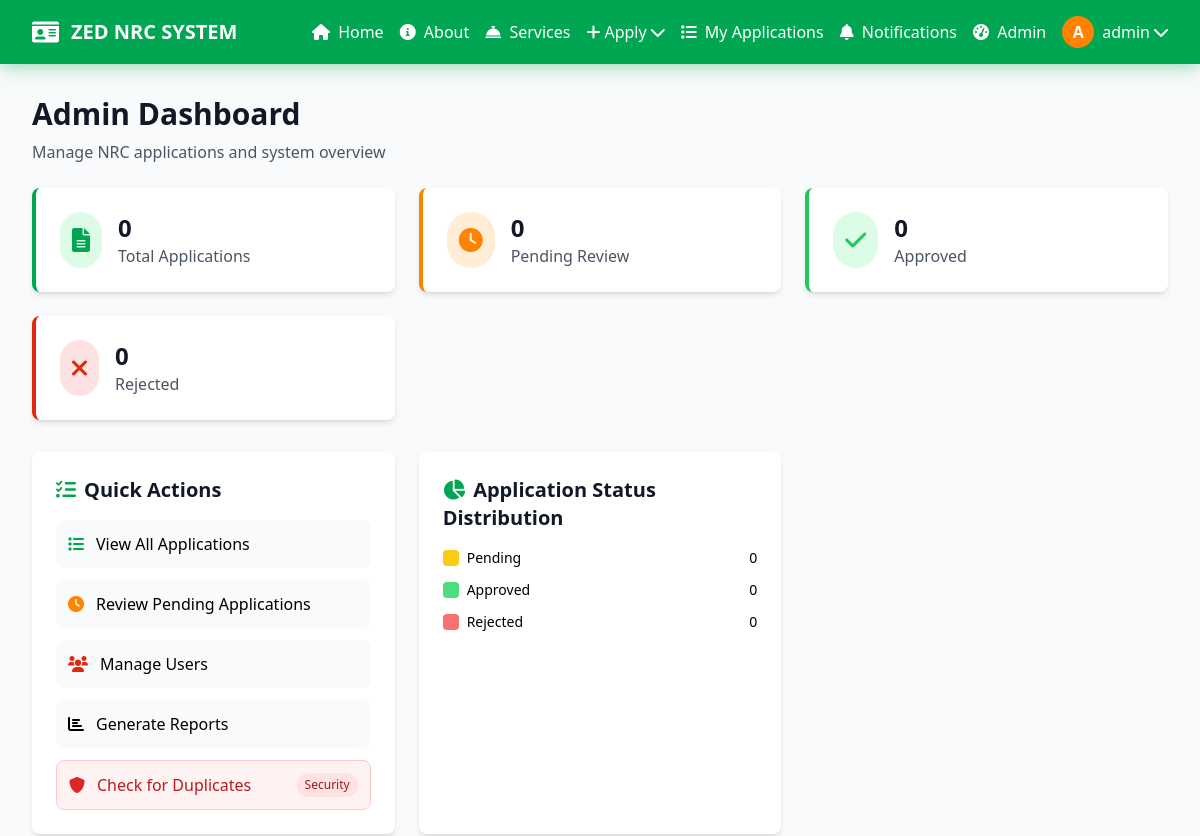
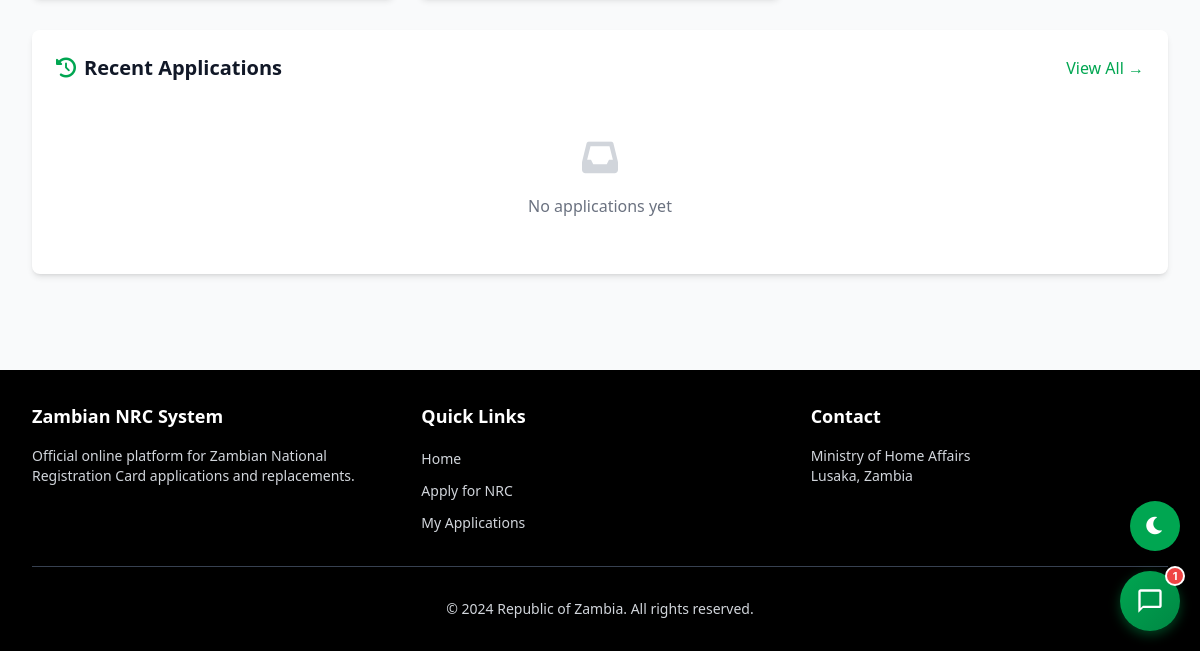
Before: /admin-dashboard/ (signed in) with the older database file (2 pictures, top to bottom).
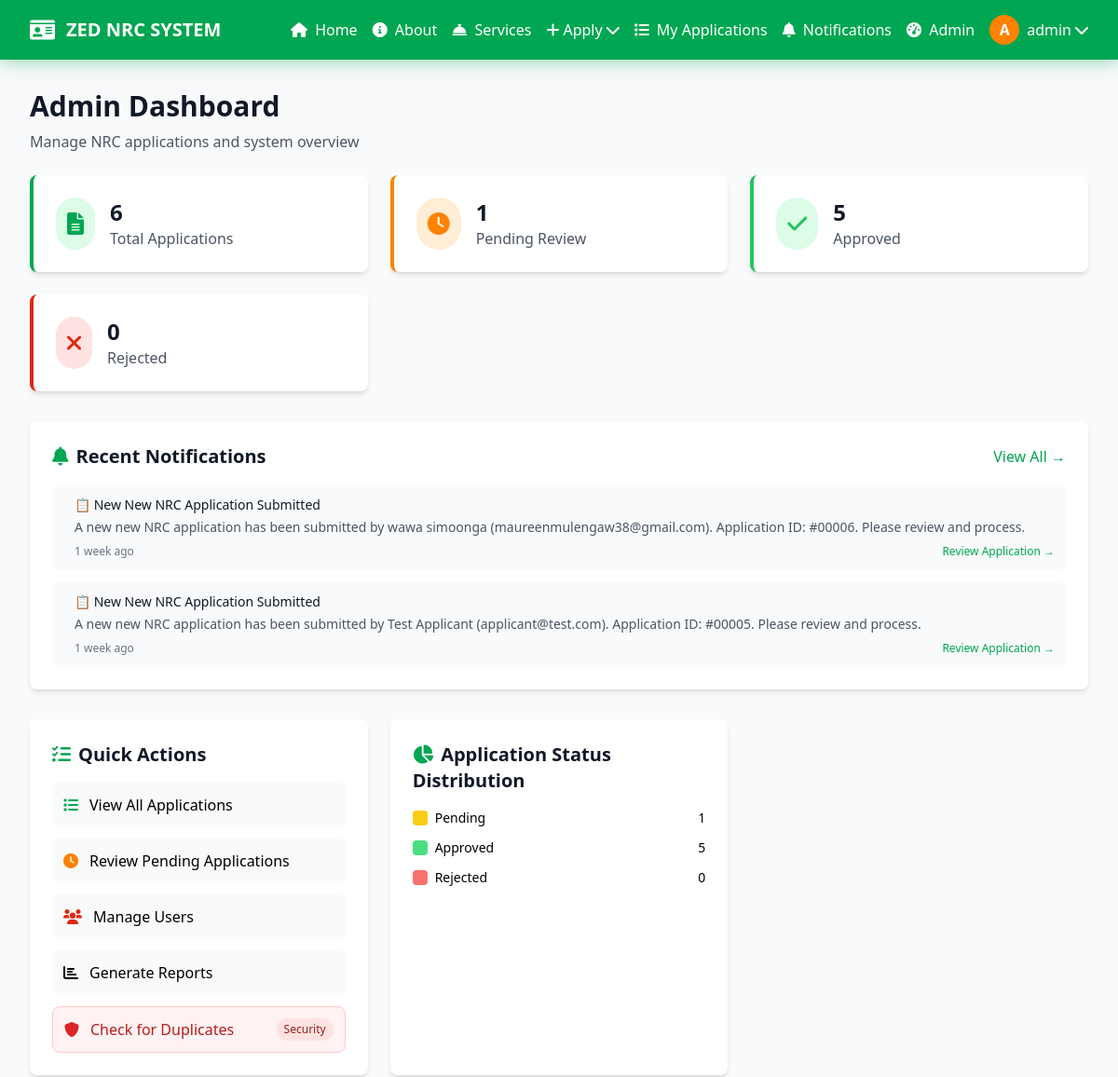
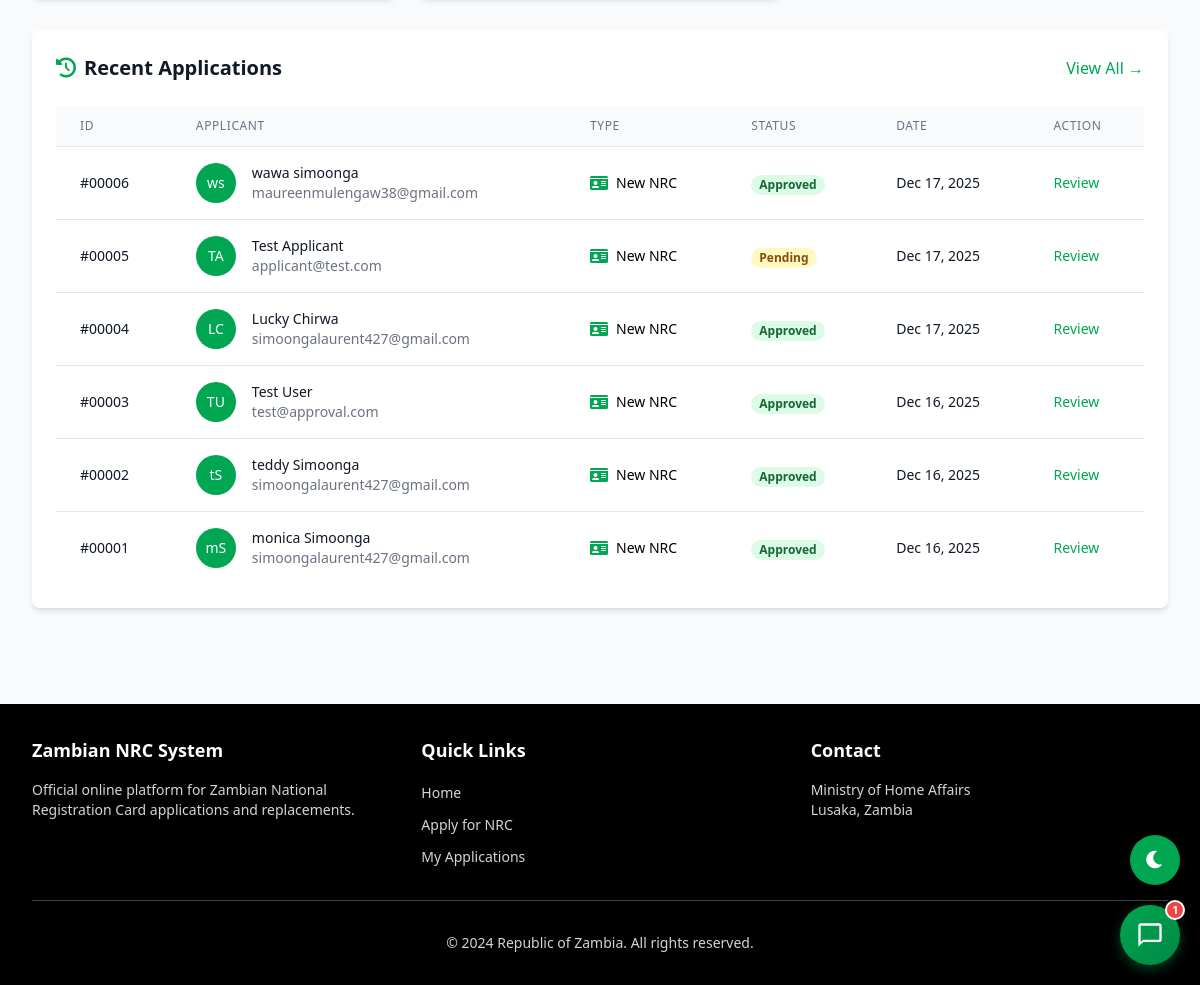
After: the same page with the newer database file (2 pictures, top to bottom).
### applications/models.py (models this page shows, shortened)
class Notification(models.Model):
    NOTIFICATION_TYPES = [
        ('application_approved', 'Application Approved'),
        ('application_rejected', 'Application Rejected'),
        ('nrc_ready', 'NRC Card Ready for Download'),
        ('new_application_submitted', 'New Application Submitted'),
        ('system_update', 'System Update'),
    ]
    user = models.ForeignKey(User, on_delete=models.CASCADE, related_name='notifications')
    notification_type = models.CharField(max_length=50, choices=NOTIFICATION_TYPES)
    title = models.CharField(max_length=200)
    message = models.TextField()
    is_read = models.BooleanField(default=False)
    created_at = models.DateTimeField(default=timezone.now)
    is_admin_notification = models.BooleanField(default=False)
    application = models.ForeignKey('NRCApplication', on_delete=models.CASCADE, null=True, blank=True)
    class Meta:
        ordering = ['-created_at']

class NRCApplication(models.Model):
    STATUS_CHOICES = [
        ('pending', 'Pending'),
        ('approved', 'Approved'),
        ('rejected', 'Rejected'),
    ]
    user = models.ForeignKey(User, on_delete=models.CASCADE)
    application_type = models.CharField(max_length=20, choices=[('new', 'New NRC'), ('replacement', 'Replacement')])
    status = models.CharField(max_length=20, choices=STATUS_CHOICES, default='pending')
    created_at = models.DateTimeField(default=timezone.now)
    updated_at = models.DateTimeField(auto_now=True)
    village = models.CharField(max_length=100)
    district = models.CharField(max_length=100, default='Not provided')
    date_of_birth = models.DateField()
    place_of_birth = models.CharField(max_length=100)
    chief_name = models.CharField(max_length=100)
    sex = models.CharField(max_length=10, choices=[('M', 'Male'), ('F', 'Female')], default='M')
    photo = models.ImageField(upload_to='photos/applicants/', help_text='Upload your passport-size photo', blank=True, null=True)
    mother_full_name = models.CharField(max_length=200, default='Not provided')
    mother_village = models.CharField(max_length=100)
    mother_district = models.CharField(max_length=100, default='Not provided')
    mother_date_of_birth = models.DateField()
    mother_place_of_birth = models.CharField(max_length=100)
    mother_chief_name = models.CharField(max_length=100)
    father_full_name = models.CharField(max_length=200, default='Not provided')
    father_village = models.CharField(max_length=100)
    father_district = models.CharField(max_length=100, default='Not provided')
    father_date_of_birth = models.DateField()
    father_place_of_birth = models.CharField(max_length=100)
    father_chief_name = models.CharField(max_length=100)
    birth_certificate = models.FileField(upload_to='documents/birth_certificates/')
    under_five_card = models.FileField(upload_to='documents/under_five_cards/')
    old_nrc = models.FileField(upload_to='documents/old_nrc/', blank=True, null=True)  # For replacements
    replacement_reason = models.TextField(blank=True, help_text='Reason for NRC replacement')
    admin_notes = models.TextField(blank=True)
    nrc_number = models.CharField(max_length=20, blank=True, null=True, unique=True)
    nrc_front_image = models.CharField(max_length=255, blank=True, null=True)
    nrc_back_image = models.CharField(max_length=255, blank=True, null=True)
    nrc_generated_at = models.DateTimeField(blank=True, null=True)
    digital_signature = models.TextField(blank=True, null=True, help_text='Base64 encoded signature image')
    class Meta:
        ordering = ['-created_at']

### accounts/models.py (models this page shows, shortened)
class CustomUser(AbstractUser):
    phone_number = models.CharField(max_length=15, blank=True)
    nrc_number = models.CharField(max_length=20, blank=True, unique=True, null=True)
    profile_image = models.ImageField(upload_to='profile_images/', blank=True, null=True)
    bio = models.TextField(max_length=500, blank=True)
    otp_code = models.CharField(
        max_length=6,
        blank=True,
        null=True,
        default=None,        # ← Changed from "" to None (real change)
        editable=False,      # ← New attribute Django can't ignore
        verbose_name="OTP Code",
        help_text="Temporary 6-digit code"
    )
    otp_created_at = models.DateTimeField(
        blank=True,
        null=True,
        default=None,        # ← Changed from timezone.now to None
        editable=False,
        verbose_name="OTP Created At"
    )
    otp_verified = models.BooleanField(
        default=False,
        verbose_name="OTP Verified",
        editable=False       # ← Also added here
    )
    def get_initials(self):
        if self.first_name and self.last_name:
            return f"{self.first_name[0]}{self.last_name[0]}".upper()
        return self.username[0].upper() if self.username else "U"

### applications/views.py (the view)
# urls.py: path('admin-dashboard/', views.admin_dashboard, name='admin_dashboard'),
@user_passes_test(is_admin)
def admin_dashboard(request):
    total_applications = NRCApplication.objects.count()
    pending_applications = NRCApplication.objects.filter(status='pending').count()
    approved_applications = NRCApplication.objects.filter(status='approved').count()
    rejected_applications = NRCApplication.objects.filter(status='rejected').count()
    recent_applications = NRCApplication.objects.all()[:10]
    from .notifications import NotificationService
    admin_notifications = NotificationService.get_admin_notifications(request.user, limit=5)
    unread_admin_notifications = NotificationService.get_unread_admin_notifications(request.user)
    context = {
        'total_applications': total_applications,
        'pending_applications': pending_applications,
        'approved_applications': approved_applications,
        'rejected_applications': rejected_applications,
        'recent_applications': recent_applications,
        'admin_notifications': admin_notifications,
        'unread_admin_notifications_count': unread_admin_notifications.count(),
    }
    return render(request, 'applications/admin_dashboard.html', context)

### applications/notifications.py (called while the page is built)
    @staticmethod
    def get_admin_notifications(user, limit=10):
        from .models import Notification
        if not (user.is_staff or user.is_superuser):
            return Notification.objects.none()
        return Notification.objects.filter(
            user=user,
            is_admin_notification=True
        ).order_by('-created_at')[:limit]

    @staticmethod
    def get_unread_admin_notifications(user):
        from .models import Notification
        if not (user.is_staff or user.is_superuser):
            return Notification.objects.none()
        return Notification.objects.filter(
            user=user,
            is_admin_notification=True,
            is_read=False
        )

### applications/views.py (called while the page is built)
def is_admin(user):
    return user.is_staff or user.is_superuser

### templates/applications/admin_dashboard.html (shortened to what the changed rows need)
{% extends 'base.html' %}
{% block content %}
<div class="max-w-7xl mx-auto">
    <div class="mb-6">
        <h1 class="text-3xl font-bold text-gray-900 mb-2">Admin Dashboard</h1>
    </div>
    <div class="grid grid-cols-1 md:grid-cols-4 gap-6 mb-8">
        <div class="bg-white rounded-lg shadow-md p-6 border-l-4 border-zambian-green">
            <div class="flex items-center">
                <div class="ml-4">
                    <p class="text-2xl font-bold text-gray-900">{{ total_applications }}</p>
                    <p class="text-gray-600">Total Applications</p>
                </div>
            </div>
        </div>
        <div class="bg-white rounded-lg shadow-md p-6 border-l-4 border-zambian-orange">
            <div class="flex items-center">
                <div class="ml-4">
                    <p class="text-2xl font-bold text-gray-900">{{ pending_applications }}</p>
                    <p class="text-gray-600">Pending Review</p>
                </div>
            </div>
        </div>
        <div class="bg-white rounded-lg shadow-md p-6 border-l-4 border-green-500">
            <div class="flex items-center">
                <div class="ml-4">
                    <p class="text-2xl font-bold text-gray-900">{{ approved_applications }}</p>
                    <p class="text-gray-600">Approved</p>
                </div>
            </div>
        </div>
    </div>
    {% if admin_notifications %}
    <div class="bg-white rounded-lg shadow-md p-6 mb-8">
        <div class="flex items-center justify-between mb-4">
            <h2 class="text-xl font-semibold text-gray-900">
                <i class="fas fa-bell text-zambian-green mr-2"></i>Recent Notifications
            </h2>
            <a href="{% url 'applications:notifications' %}" class="text-zambian-green hover:text-green-700 font-medium">
                View All →
            </a>
        </div>
        <div class="space-y-3">
            {% for notification in admin_notifications %}
            <div class="flex items-start p-3 {% if not notification.is_read %}bg-blue-50 border-l-4 border-blue-400{% else %}bg-gray-50{% endif %} rounded-lg">
                <div class="flex-1 min-w-0">
                    <p class="text-sm font-medium text-gray-900 {% if not notification.is_read %}font-bold{% endif %}">
                        {{ notification.title }}
                    </p>
                    <p class="text-sm text-gray-600 mt-1">{{ notification.message|truncatewords:20 }}</p>
                    <div class="flex items-center justify-between mt-2">
                        <p class="text-xs text-gray-500">{{ notification.created_at|timesince }} ago</p>
                        {% if notification.application %}
                        <a href="{% url 'applications:admin_application_detail' notification.application.pk %}"
                           class="text-xs text-zambian-green hover:text-green-700 font-medium">
                            Review Application →
                        </a>
                        {% endif %}
                    </div>
                </div>
            </div>
            {% endfor %}
        </div>
    </div>
    {% endif %}
    <div class="grid grid-cols-1 md:grid-cols-2 gap-6 mb-8">
        <div class="bg-white rounded-lg shadow-md p-6">
            <h2 class="text-xl font-semibold text-gray-900 mb-4">
                <i class="fas fa-tasks text-zambian-green mr-2"></i>Quick Actions
            </h2>
        </div>
        <div class="bg-white rounded-lg shadow-md p-6">
            <h2 class="text-xl font-semibold text-gray-900 mb-4">
                <i class="fas fa-chart-pie text-zambian-green mr-2"></i>Application Status Distribution
            </h2>
            <div class="space-y-3">
                <div class="flex items-center justify-between">
                    <div class="flex items-center">
                        <div class="w-4 h-4 bg-yellow-400 rounded mr-2"></div>
                        <span class="text-sm">Pending</span>
                    </div>
                    <span class="text-sm font-medium">{{ pending_applications }}</span>
                </div>
                <div class="flex items-center justify-between">
                    <div class="flex items-center">
                        <div class="w-4 h-4 bg-green-400 rounded mr-2"></div>
                        <span class="text-sm">Approved</span>
                    </div>
                    <span class="text-sm font-medium">{{ approved_applications }}</span>
                </div>
            </div>
        </div>
    </div>
    <div class="bg-white rounded-lg shadow-md p-6">
        <div class="flex items-center justify-between mb-6">
            <h2 class="text-xl font-semibold text-gray-900">
                <i class="fas fa-history text-zambian-green mr-2"></i>Recent Applications
            </h2>
        </div>
        {% if recent_applications %}
        <div class="overflow-x-auto">
            <table class="min-w-full divide-y divide-gray-200">
                <thead class="bg-gray-50">
                    <tr>
                        <th class="px-6 py-3 text-left text-xs font-medium text-gray-500 uppercase tracking-wider">ID</th>
                        <th class="px-6 py-3 text-left text-xs font-medium text-gray-500 uppercase tracking-wider">Applicant</th>
                        <th class="px-6 py-3 text-left text-xs font-medium text-gray-500 uppercase tracking-wider">Type</th>
                        <th class="px-6 py-3 text-left text-xs font-medium text-gray-500 uppercase tracking-wider">Status</th>
                        <th class="px-6 py-3 text-left text-xs font-medium text-gray-500 uppercase tracking-wider">Date</th>
                        <th class="px-6 py-3 text-left text-xs font-medium text-gray-500 uppercase tracking-wider">Action</th>
                    </tr>
                </thead>
                <tbody class="bg-white divide-y divide-gray-200">
                    {% for application in recent_applications %}
                    <tr class="hover:bg-gray-50">
                        <td class="px-6 py-4 whitespace-nowrap text-sm font-medium text-gray-900">
                            #{{ application.id|stringformat:"05d" }}
                        </td>
                        <td class="px-6 py-4 whitespace-nowrap">
                            <div class="flex items-center">
                                <div class="flex-shrink-0 h-10 w-10">
                                    <div class="h-10 w-10 rounded-full bg-zambian-green flex items-center justify-center">
                                        <span class="text-sm font-medium text-white">
                                            {{ application.user.first_name|first }}{{ application.user.last_name|first }}
                                        </span>
                                    </div>
                                </div>
                                <div class="ml-4">
                                    <div class="text-sm font-medium text-gray-900">
                                        {{ application.user.get_full_name }}
                                    </div>
                                    <div class="text-sm text-gray-500">
                                        {{ application.user.email }}
                                    </div>
                                </div>
                            </div>
                        </td>
                        <td class="px-6 py-4 whitespace-nowrap">
                            <div class="flex items-center">
                                <i class="fas fa-{% if application.application_type == 'new' %}id-card{% else %}sync-alt{% endif %} text-zambian-green mr-2"></i>
                                <span class="text-sm">{{ application.get_application_type_display }}</span>
                            </div>
                        </td>
                        <td class="px-6 py-4 whitespace-nowrap">
                            <span class="px-2 inline-flex text-xs leading-5 font-semibold rounded-full
                                       {% if application.status == 'approved' %}bg-green-100 text-green-800
                                       {% elif application.status == 'rejected' %}bg-red-100 text-red-800
                                       {% else %}bg-yellow-100 text-yellow-800{% endif %}">
                                {{ application.get_status_display }}
                            </span>
                        </td>
                        <td class="px-6 py-4 whitespace-nowrap text-sm text-gray-900">
                            {{ application.created_at|date:"M d, Y" }}
                        </td>
                        <td class="px-6 py-4 whitespace-nowrap text-sm font-medium">
                            <a href="{% url 'applications:admin_application_detail' application.pk %}"
                               class="text-zambian-green hover:text-green-700">
                                Review
                            </a>
                        </td>
                    </tr>
                    {% endfor %}
                </tbody>
            </table>
        </div>
        {% else %}
        <div class="text-center py-8">
            <i class="fas fa-inbox text-4xl text-gray-300 mb-4"></i>
            <p class="text-gray-500">No applications yet</p>
        </div>
        {% endif %}
    </div>
</div>
{% endblock %}

Changed rows visible on the page:
added Notification: title "📋 New New NRC Application Submitted", message "A new new NRC application has been submitted by wawa simoonga (maureenmulengaw38@gmail.com). Application ID: #00006. Please review and process.", created_at "1 week", shows "Review Application →"
added Notification: title "📋 New New NRC Application Submitted", message "A new new NRC application has been submitted by Test Applicant (applicant@test.com). Application ID: #00005. Please review and process.", created_at "1 week", shows "Review Application →"
added NRCApplication: id "00006", user.first_name|first "w", user.last_name|first "s", user.get_full_name "wawa simoonga", user.email "maureenmulengaw38@gmail.com", application_type "New NRC", status "Approved", created_at "Dec 17, 2025"
added NRCApplication: id "00005", user.first_name|first "T", user.last_name|first "A", user.get_full_name "Test Applicant", user.email "applicant@test.com", application_type "New NRC", status "Pending", created_at "Dec 17, 2025"
added NRCApplication: id "00004", user.first_name|first "L", user.last_name|first "C", user.get_full_name "Lucky Chirwa", user.email "simoongalaurent427@gmail.com", application_type "New NRC", status "Approved", created_at "Dec 17, 2025"
added NRCApplication: id "00003", user.first_name|first "T", user.last_name|first "U", user.get_full_name "Test User", user.email "test@approval.com", application_type "New NRC", status "Approved", created_at "Dec 16, 2025"
added NRCApplication: id "00002", user.first_name|first "t", user.last_name|first "S", user.get_full_name "teddy Simoonga", user.email "simoongalaurent427@gmail.com", application_type "New NRC", status "Approved", created_at "Dec 16, 2025"
added NRCApplication: id "00001", user.first_name|first "m", user.last_name|first "S", user.get_full_name "monica Simoonga", user.email "simoongalaurent427@gmail.com", application_type "New NRC", status "Approved", created_at "Dec 16, 2025"
Other visible differences:
{{ total_applications }}: "0" → "6"
{{ pending_applications }}: "0" → "1"
{{ approved_applications }}: "0" → "5"
text no longer shown: "No applications yet"
text now shown: "Recent Notifications View All → ID APPLICANT TYPE STATUS DATE ACTION"
